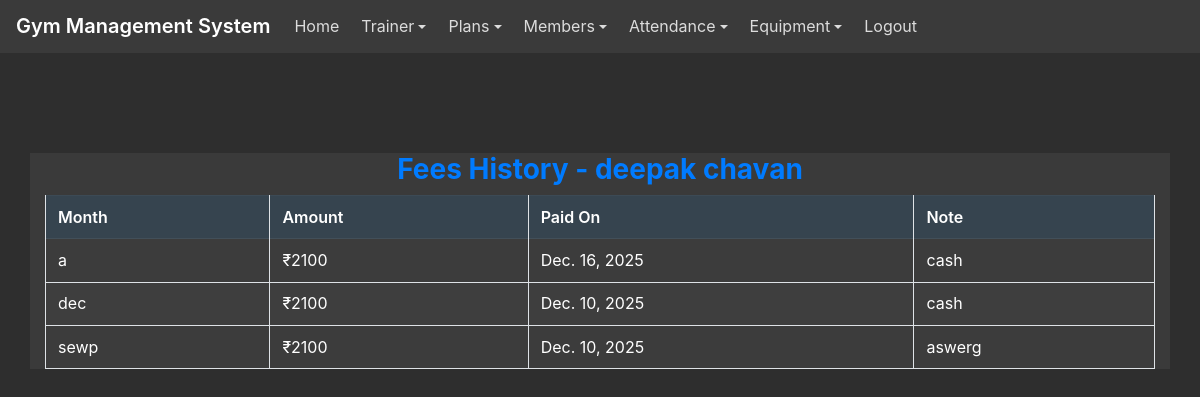
The app's page /member_fees_history/8/ (signed in) with its own data.
### gym/models.py (models this page shows, shortened)
class Member(models.Model):
    name = models.CharField(max_length=100)
    contact = models.CharField(max_length=10)
    age = models.IntegerField()
    gender = models.CharField(max_length=10)
    plan = models.CharField(max_length=30)
    join_date = models.DateField()
    renewal = models.DateField()
    amount = models.IntegerField()
    duration = models.IntegerField()
    pending_amount = models.IntegerField(default=0)
    class Meta:
        ordering = ["name"]

class MemberFees(models.Model):
    member = models.ForeignKey(Member, on_delete=models.CASCADE)
    month = models.CharField(max_length=20)
    amount = models.IntegerField()
    paid_on = models.DateField()
    note = models.CharField(max_length=255, blank=True)
    class Meta:
        ordering = ["-paid_on"]

### gym/views.py (the view)
# urls.py: path('member_fees_history/<int:pid>/', views.Member_Fees_History, name='member_fees_history'),
@staff_or_trainer_required
def Member_Fees_History(request, pid):
    member = get_object_or_404(Member, id=pid)
    fees = MemberFees.objects.filter(member=member).order_by('-paid_on')
    return render(request, 'member_fees_history.html', {'member': member, 'fees': fees})

### gym/views.py (called while the page is built)
def is_admin(user):
    return user.is_staff or user.groups.filter(name="Admin").exists()

def is_staff_or_trainer(user):
    return is_admin(user) or is_trainer(user)

### gym/Templates/member_fees_history.html
{% extends 'navigationbar.html' %}
{% block body %}
<div class="container" style="margin-top:100px">
    <h3 class="text-center text-primary font-weight-bold">
        Fees History - {{ member.name }}
    </h3>
    <table class="table table-bordered table-hover">
        <thead>
            <tr>
                <th>Month</th>
                <th>Amount</th>
                <th>Paid On</th>
                <th>Note</th>
            </tr>
        </thead>
        <tbody>
        {% for f in fees %}
        <tr>
            <td>{{ f.month }}</td>
            <td>₹{{ f.amount }}</td>
            <td>{{ f.paid_on }}</td>
            <td>{{ f.note }}</td>
        </tr>
        {% endfor %}
        </tbody>
    </table>
</div>
{% endblock %}

### gym/Static/css/mystyle.css (style rules this page uses)
:root { --bg: #2e2e2e; --surface: #3a3a3a; --muted-surface: #444; --accent: #1e88e5; --accent-strong: #1976d2; --text: #ffffff; --muted-text: #dcdcdc; --border: #666; }
* { box-sizing: border-box; }
html, body { height: 100%; }
body { margin: 0; font-family: -apple-system, BlinkMacSystemFont, "Segoe UI", Roboto, "Helvetica Neue", Arial; background-color: var(--bg); color: var(--text); -webkit-font-smoothing: antialiased; -moz-osx-font-smoothing: grayscale; line-height: 1.45; }
.card, .table, .dropdown-menu, .modal-content, .navbar, footer, .container, .container-fluid { background-color: var(--surface); color: var(--text); }
.table { color: var(--text); border-collapse: collapse; width: 100%; }
.table thead th { background-color: rgba(30,136,229,0.12); color: var(--text); font-weight: 600; border-bottom: 1px solid rgba(255,255,255,0.06); }
.table tbody tr:nth-child(odd) { background-color: rgba(255,255,255,0.01); }
.table tbody tr:nth-child(even) { background-color: rgba(255,255,255,0.02); }
.table td, .table th { padding: .6rem .75rem; border-top: 1px solid rgba(255,255,255,0.03); }
::placeholder { color: rgba(255,255,255,0.55); }

### records on screen
Member: name "deepak chavan"
MemberFees: month "a", amount "2100", paid_on "Dec. 16, 2025", note "cash"
MemberFees: month "dec", amount "2100", paid_on "Dec. 10, 2025", note "cash"
MemberFees: month "sewp", amount "2100", paid_on "Dec. 10, 2025", note "aswerg"
